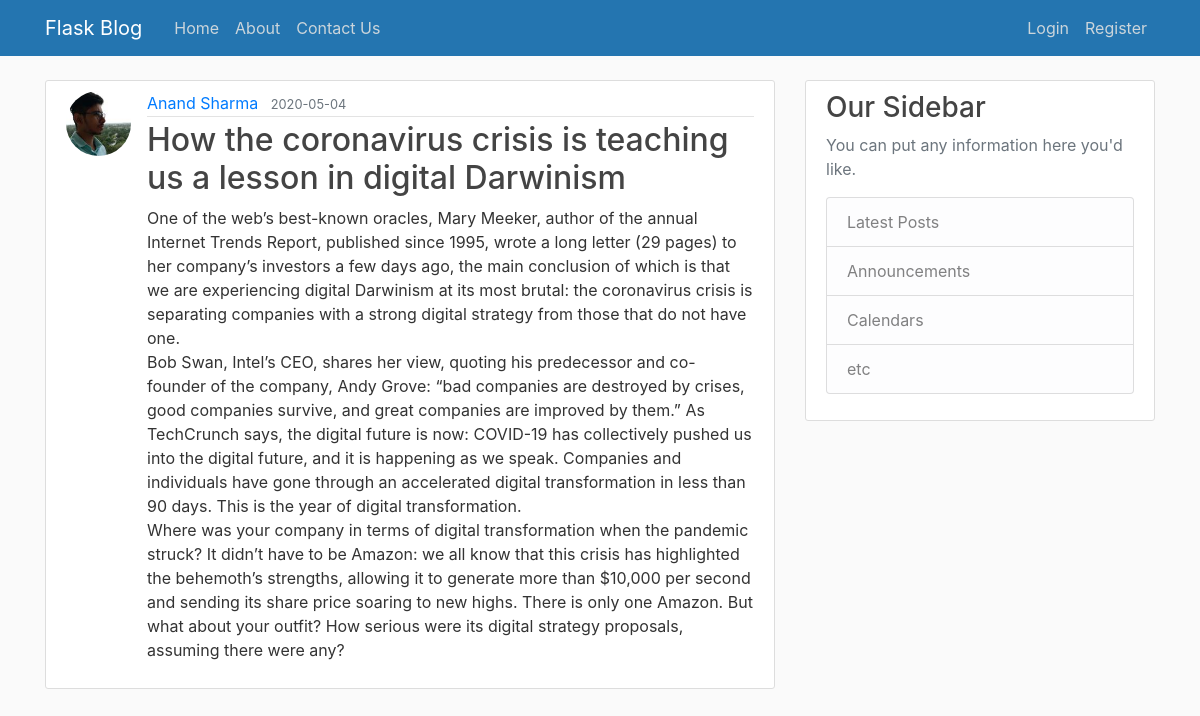
Screenshot of /post/3 with the database file from the repository.
### flaskblog/models.py (models this page shows, shortened)
class User(db.Model, UserMixin):
    id = db.Column(db.Integer, primary_key=True)
    username = db.Column(db.String(20), unique=True, nullable=True)
    email = db.Column(db.String(120), unique=True, nullable=True)
    image_file = db.Column(db.String(20), nullable=False, default="default.jpg")
    password = db.Column(db.String(60), nullable=False)
    posts = db.relationship("Post", backref="author", lazy=True)

class Post(db.Model):
    id = db.Column(db.Integer, primary_key=True)
    title = db.Column(db.String(100), nullable=False)
    date_posted = db.Column(db.DateTime, nullable=False, default=datetime.utcnow)
    content = db.Column(db.Text, nullable=False)
    user_id = db.Column(db.Integer, db.ForeignKey("user.id"), nullable=False)

### flaskblog/routes.py (the view)
@app.route("/post/<int:post_id>")
def post(post_id):
    post = Post.query.get_or_404(post_id)
    return render_template("post.html", title=post.title, post=post)

### flaskblog/templates/post.html (shortened to what this page needs)
{% extends "layout.html" %} {% block content %}
<article class="media content-section">
  <img
    class="rounded-circle article-img"
    src="{{url_for('static', filename='profile_pics/' + post.author.image_file)}}"
    alt="profile image"
    srcset=""
  />
  <div class="media-body">
    <div class="article-metadata">
      <a class="mr-2" href="#">{{ post.author.username }}</a>
      <small class="text-muted"
        >{{ post.date_posted.strftime('%Y-%m-%d') }}</small
      >
    </div>
    <h2 class="article-title">{{ post.title }}</h2>
    <p class="article-content">{{ post.content }}</p>
  </div>
</article>
{% endblock content %}

### flaskblog/static/main.css (style rules this page uses)
body { background: #fafafa; color: #333333; margin-top: 5rem; }
h1, h2, h3, h4, h5, h6 { color: #444444; }
.content-section { background: #ffffff; padding: 10px 20px; border: 1px solid #dddddd; border-radius: 3px; margin-bottom: 20px; }
.article-title { color: #444444; }
.article-content { white-space: pre-line; }
.article-img { height: 65px; width: 65px; margin-right: 16px; }
.article-metadata { padding-bottom: 1px; margin-bottom: 4px; border-bottom: 1px solid #e3e3e3; }

### rows the page displays
User: image_file (picture), author.username "Anand Sharma"
Post: date_posted "2020-05-04", title "How the coronavirus crisis is teaching us a lesson in digital Darwinism", content "One of the web’s best-known oracles, Mary Meeker, author of the annual Internet Trends Report, published since 1995, wrote a long letter (29 pages) to her company’s investors a few days ago, the main conclusion of which is that we are experiencing digital Darwinism at its most brutal: the coronavirus crisis is separating companies with a strong digital strategy from those that do not have one. Bob Swan, Intel’s CEO, shares her view, quoting his predecessor and co-founder of the company, Andy Grove: “bad companies are destroyed by crises, good companies survive, and great companies are improved by them.” As TechCrunch says, the digital future is now: COVID-19 has collectively pushed us into…"
